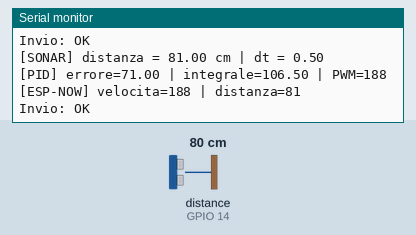
Simulated run of this sketch. Board: ESP32. Parts: the last lines printed to the serial monitor. The test bench sets the inputs (shaded band); at power-on: distance to the obstacle (sensor on GPIO 14) 80 cm. The echo pulse lasts 58.3 µs per cm.

Above: at 1.8 s.
1.9 s: distance to the obstacle (sensor on GPIO 14) set to 2 cm
At 2.31 s:
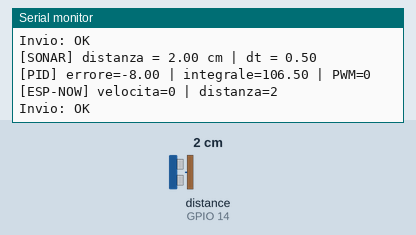
3.4 s: distance to the obstacle (sensor on GPIO 14) set to 4 cm
At 3.81 s:
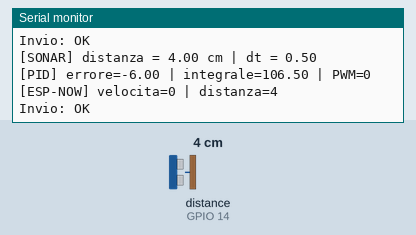
Timing chart, 0 to 6.4 s (numbered marks = the images above; inputs shaded):
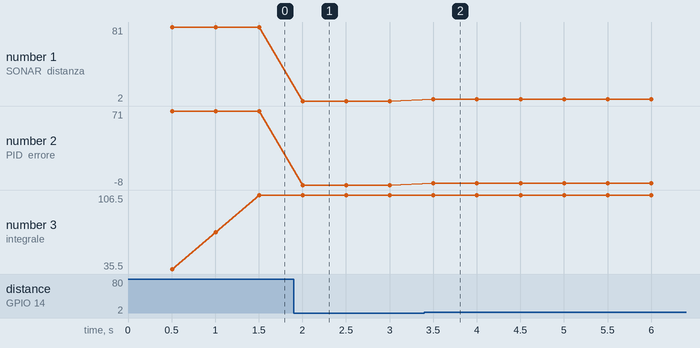

Measured:
- after the input at 1.9 s, the serial monitor: prints a new line after 0.10 s (image 1)
- after the input at 3.4 s, the serial monitor: prints a new line after 0.10 s (image 2)
- plotted number 1: 81 → 2 after the input at 1.9 s, 2 → 4 after the input at 3.4 s
- plotted number 2: 71 → -8 after the input at 1.9 s, -8 → -6 after the input at 3.4 s

The sketch:

Master.ino
```cpp
#include <WiFi.h>
#include <esp_now.h>
#include <NewPing.h>

// ─── PIN SENSORE ULTRASUONI ────────────────────────────
#define trigPin 12
#define echoPin 14

// ─── ESP-NOW ───────────────────────────────────────────
uint8_t receiverMAC[] = {0x5C, 0x01, 0x3B, 0x8A, 0x17, 0xB4};

typedef struct {
  int32_t velocita;
  int32_t distanza;
} Dati;

Dati dati;

void OnDataSent(const wifi_tx_info_t *info, esp_now_send_status_t status) {
  Serial.print("Invio: ");
  Serial.println(status == ESP_NOW_SEND_SUCCESS ? "OK" : "FAIL");
}

// ─── PARAMETRI PID ─────────────────────────────────────
double Kp = 2.5;
double Ki = 0.1;
double Kd = 0.05;

// ─── VARIABILI PID ─────────────────────────────────────
double distanza_desiderata  = 10.0;
double distanza_misurata    = 0.0;
double errore_proporzionale = 0.0;
double errore_integrale     = 0.0;
double errore_derivativo    = 0.0;
double ultimo_errore        = 0.0;
double uscitaPWM            = 0.0;
int    input_utente         = 200;

// ─── TIMING ────────────────────────────────────────────
const unsigned long Tempo_di_campionamento = 500;
unsigned long lastTime      = 0;
double dt                   = 0.0;
bool campionamento_pronto   = false;

// ─── SONAR ─────────────────────────────────────────────
NewPing sonar(trigPin, echoPin, 400);

// ═══════════════════════════════════════════════════════
// MISURA DISTANZA E TEMPO
// ═══════════════════════════════════════════════════════
void misura_distanze_e_tempi() {
  unsigned long ora = millis();

  if (ora - lastTime < Tempo_di_campionamento) {
    campionamento_pronto = false;
    return;
  }

  dt       = (ora - lastTime) / 1000.0;
  lastTime = ora;
  campionamento_pronto = true;

  distanza_misurata = sonar.ping_cm();

  Serial.print("[SONAR] distanza = ");
  Serial.print(distanza_misurata);
  Serial.print(" cm | dt = ");
  Serial.println(dt);
}

// ═══════════════════════════════════════════════════════
// CALCOLO PID
// ═══════════════════════════════════════════════════════
double calcoloPID() {

  // Nessun ostacolo → cruise control
  if (distanza_misurata == 0) {
    errore_integrale = 0.0;
    ultimo_errore    = 0.0;
    return (double)input_utente;
  }

  errore_proporzionale = distanza_misurata - distanza_desiderata;

  double errore_integrale_temp = errore_integrale + errore_proporzionale * dt;

  errore_derivativo = (errore_proporzionale - ultimo_errore) / dt;
  ultimo_errore = errore_proporzionale;

  double uscita = Kp * errore_proporzionale
                + Ki * errore_integrale_temp
                + Kd * errore_derivativo;

  double uscita_saturata = constrain(uscita, 0.0, (double)input_utente);

  // Anti-windup
  if (uscita_saturata == uscita) {
    errore_integrale = errore_integrale_temp;
  }

  return uscita_saturata;
}

// ═══════════════════════════════════════════════════════
// SETUP
// ═══════════════════════════════════════════════════════
void setup() {
  Serial.begin(115200);

  WiFi.mode(WIFI_STA);
  WiFi.disconnect();

  pinMode(trigPin, OUTPUT);
  pinMode(echoPin, INPUT);

  lastTime = millis();

  if (esp_now_init() != ESP_OK) {
    Serial.println("ESP-NOW init fallita!");
    return;
  }
  esp_now_register_send_cb(OnDataSent);

  esp_now_peer_info_t peerInfo = {};
  memcpy(peerInfo.peer_addr, receiverMAC, 6);
  peerInfo.channel = 1;
  peerInfo.encrypt = false;

  if (esp_now_add_peer(&peerInfo) != ESP_OK) {
    Serial.println("Aggiunta peer fallita!");
    return;
  }

  Serial.println("Setup completato.");
}

// ═══════════════════════════════════════════════════════
// LOOP
// ═══════════════════════════════════════════════════════
void loop() {

  misura_distanze_e_tempi();

  if (!campionamento_pronto) return;

  uscitaPWM = calcoloPID();
  int PWM_EFFETTIVI = (int)uscitaPWM;

  // Debug seriale
  Serial.print("[PID] errore=");
  Serial.print(errore_proporzionale);
  Serial.print(" | integrale=");
  Serial.print(errore_integrale);
  Serial.print(" | PWM=");
  Serial.println(PWM_EFFETTIVI);

  // Invio ESP-NOW
  dati.velocita = PWM_EFFETTIVI;
  dati.distanza = (int32_t)distanza_misurata;
  esp_now_send(receiverMAC, (uint8_t *)&dati, sizeof(dati));

  Serial.print("[ESP-NOW] velocita=");
  Serial.print(dati.velocita);
  Serial.print(" | distanza=");
  Serial.println(dati.distanza);
}
```
